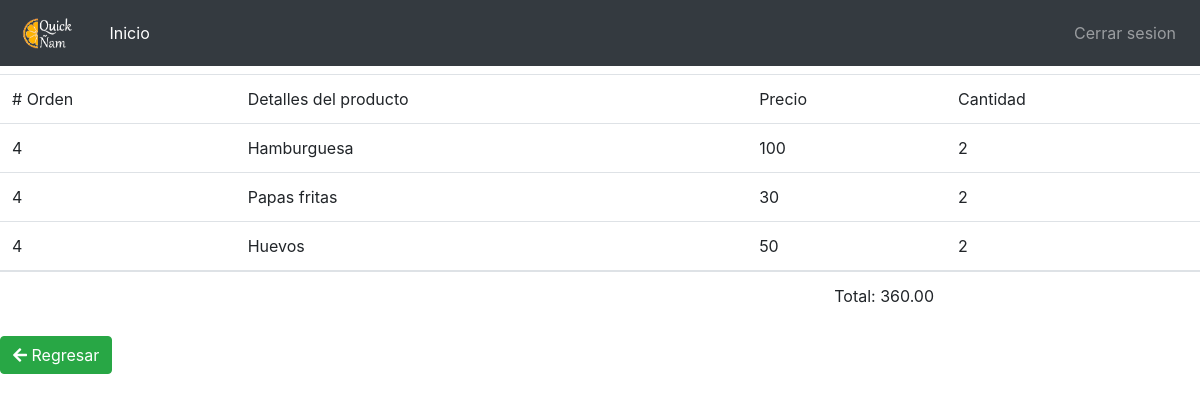
Page /usuarios/repartidor/ver-pedido/4 (signed in) on the committed database.
### cliente/models.py (models this page shows)
class Orden(models.Model):
    user = models.ForeignKey(Cliente, blank=True, null=True, on_delete=models.CASCADE)
    order_id = models.CharField(unique=True, max_length=120, default='abc')
    ubicacion = models.ForeignKey(Ubicacion, on_delete=models.CASCADE, blank=True)
    carrito = models.OneToOneField(Carrito, on_delete=models.CASCADE)
    estado = models.IntegerField(default = 0, choices=ORDER_STATUS, blank=True)
    fecha = models.DateTimeField(auto_now_add=True)
    total = models.DecimalField(default=1000.0, max_digits=300, decimal_places=2)

class ArticuloCarrito(models.Model):
    producto = models.ForeignKey(Alimento, on_delete=models.CASCADE)
    cantidad = models.IntegerField(default=1)
    precio = models.FloatField(blank=True)
    carrito = models.ForeignKey('Carrito', on_delete=models.CASCADE)

### admin_alimentos/models.py (models this page shows, shortened)
class Alimento(models.Model):
	nombre = models.CharField(max_length=200)
	precio = models.IntegerField()
	foto = models.ImageField(blank=True, upload_to = 'fotos')
	descripcion =models.CharField(max_length=300)
	categoria = models.ForeignKey(Categoria, on_delete=models.CASCADE)

### usuarios/views.py (the view)
# urls.py: path("repartidor/ver-pedido/<int:id>", views.DetalleOrden.as_view(),name="ver_pedido"),
class DetalleOrden(View):
    template = "ver_orden.html"
    def get(self,request, id):
        orden = Orden.objects.get(id = id)
        productos = ArticuloCarrito.objects.filter(carrito = orden.carrito)
        print(productos)
        contexto = {"orden":orden, "productos":productos}
        return render(request, self.template, contexto)

### templates/ver_orden.html (shortened to what this page needs)
{% extends 'base_repartidor.html' %}
    {% load bootstrap4 %}
    {% load static %}
{% block body_content %}
    {%if user.is_authenticated%}
    	<div class="tab-content">
  <div class="tab-pane active" id="home" role="tabpanel" aria-labelledby="home-tab">
  	<table class="table table-hover">
		<thead>
			<tr>
				<td># Orden</td>
				<td>Detalles del producto</td>
				<td>Precio</td>
				<td>Cantidad</td>
			</tr>
		</thead>
		<tbody>
				{%for articulo in productos%}
					<tr>
							<td>{{orden.id}}</td>
							<td>{{articulo.producto.nombre}}</td>
							<td>{{articulo.producto.precio}}</td>
							<td>{{articulo.cantidad}}</td>
					</tr>
				{% endfor %}
		</tbody>
		<td style="text-align: right;" colspan="3">Total: {{orden.total }}</td>
	</table>
	<button class="btn btn-success" onclick="goBack()"><i class="fas fa-arrow-left"></i> Regresar</button>
    {%endif%}
{% endblock body_content%}

### rows in the picture
ArticuloCarrito: producto.nombre "Hamburguesa", producto.precio "100", cantidad "2"
Orden: id "4", total "360.00"
ArticuloCarrito: producto.nombre "Papas fritas", producto.precio "30", cantidad "2"
ArticuloCarrito: producto.nombre "Huevos", producto.precio "50", cantidad "2"
